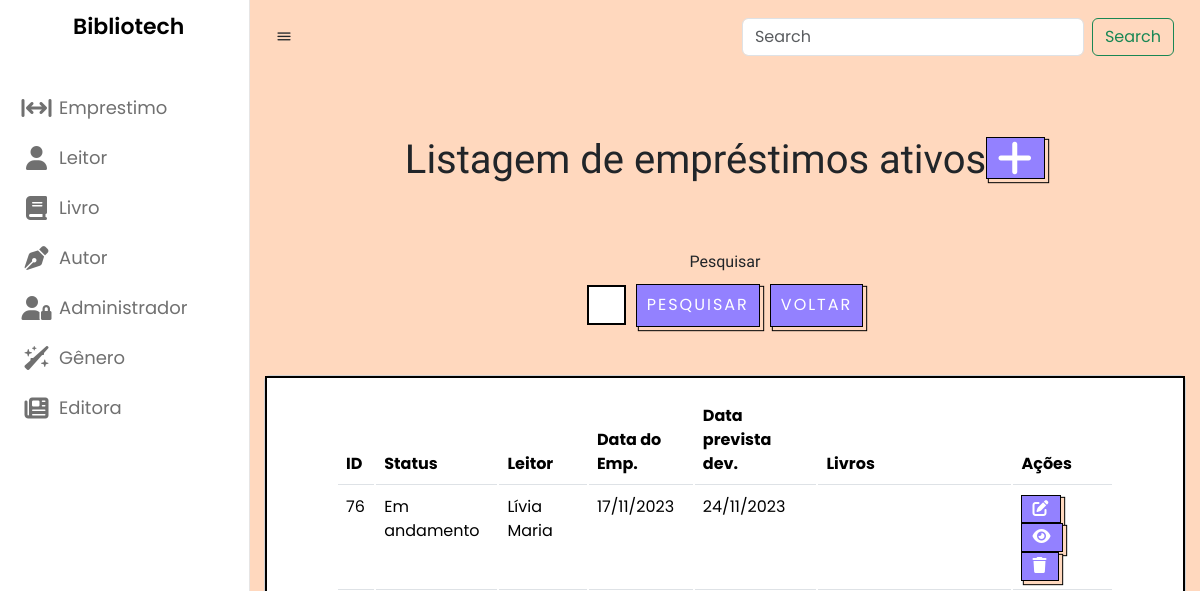
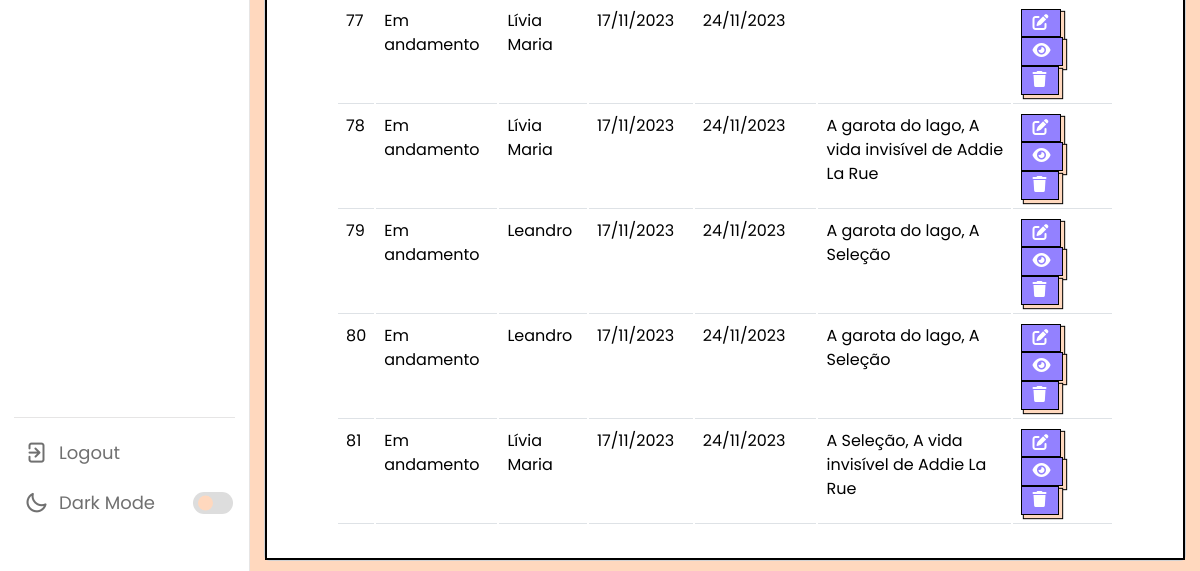
The page /listarEmprestimo.php on the database as committed earlier (2 pictures, top to bottom).
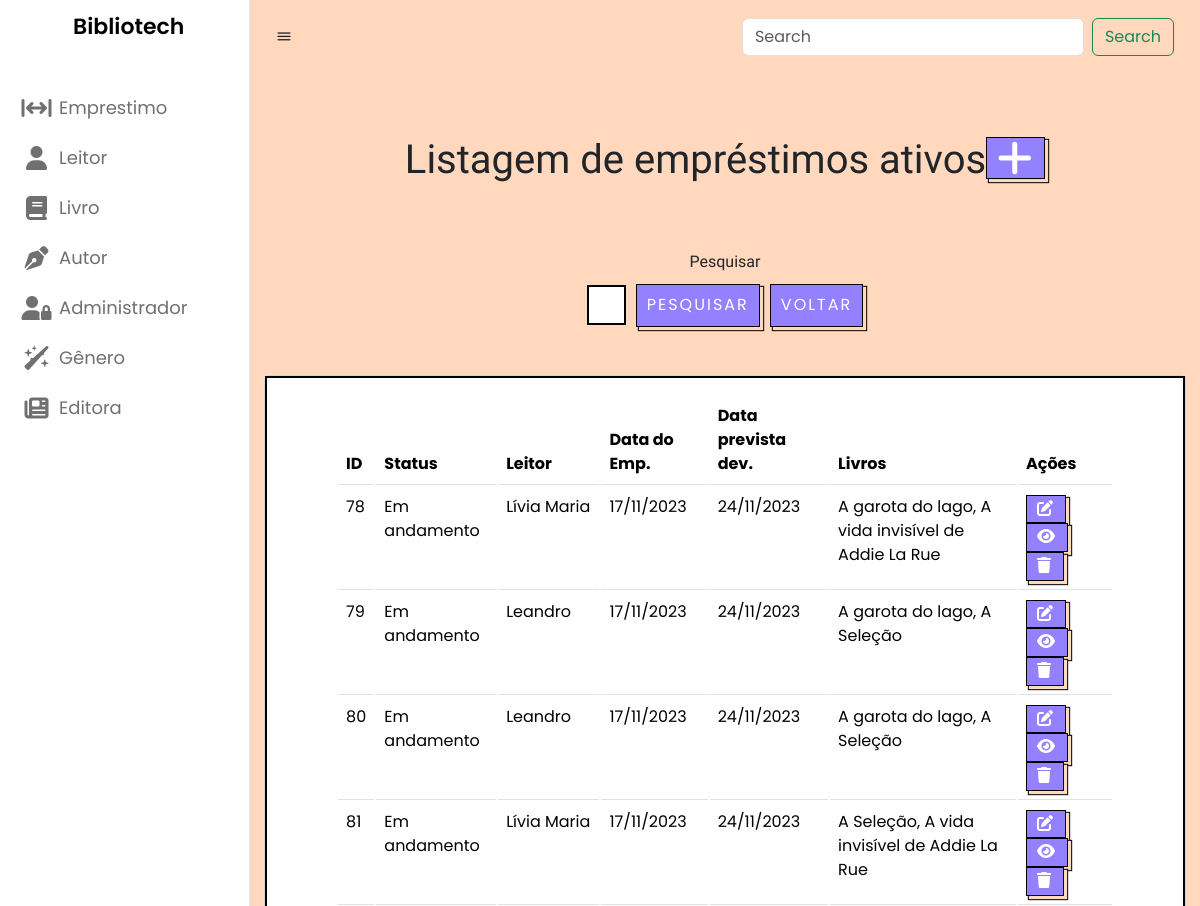
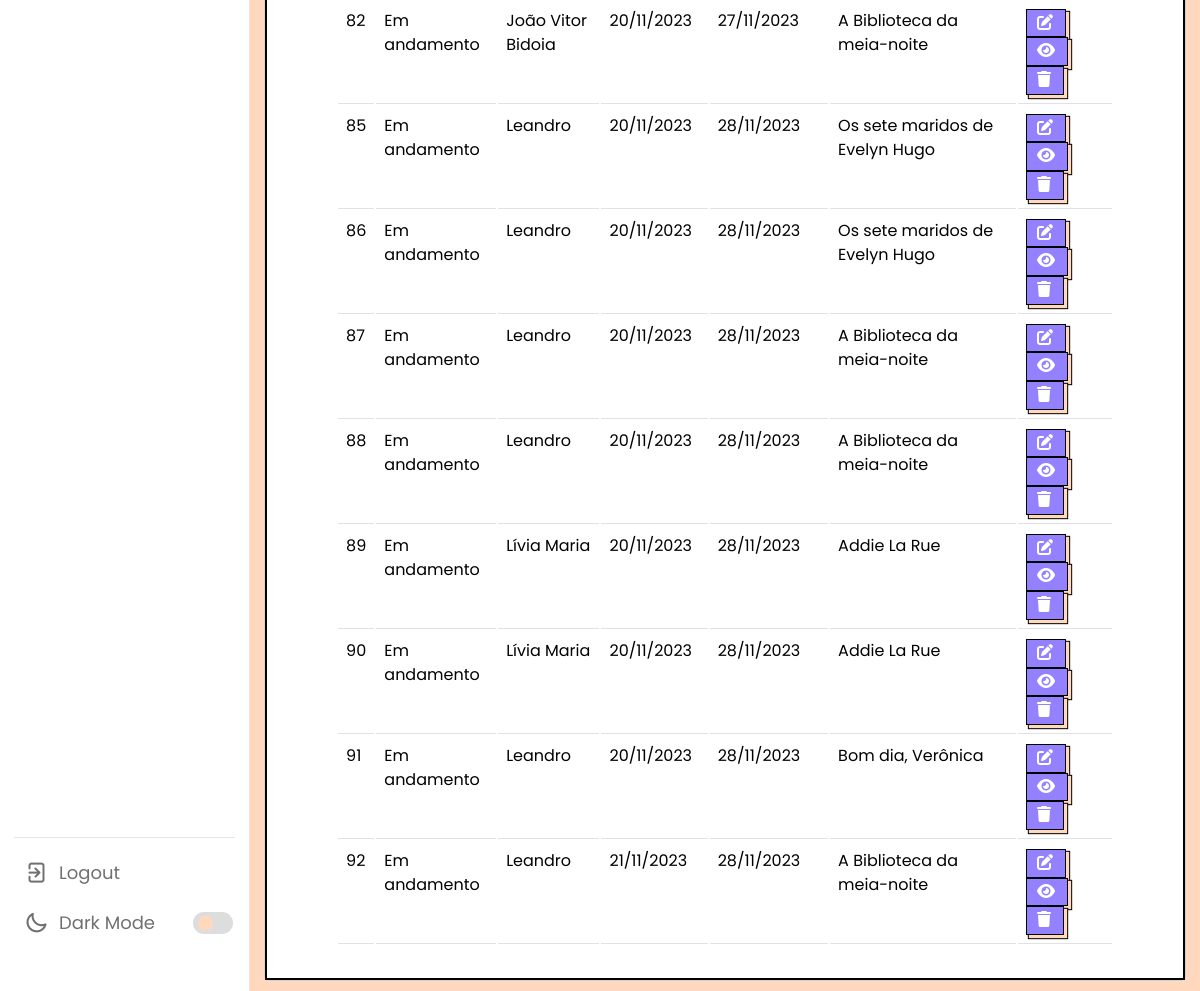
The same page on the database as committed later (2 pictures, top to bottom).
### tables this page shows
CREATE TABLE `emprestimo` (
  `id` int(11) NOT NULL,
  `statusEmprestimo` varchar(100) DEFAULT NULL,
  `dataEmprestimo` datetime DEFAULT current_timestamp(),
  `dataPrevistaDevolucao` date DEFAULT NULL,
  `idLeitor` int(11) DEFAULT NULL,
  `valorMulta` double DEFAULT NULL
);

CREATE TABLE `leitor` (
  `id` int(11) NOT NULL,
  `status` varchar(45) NOT NULL,
  `nome` varchar(100) NOT NULL,
  `telefone` varchar(15) NOT NULL,
  `endereco` varchar(100) NOT NULL,
  `dn` date NOT NULL,
  `cpf` varchar(14) NOT NULL,
  `email` varchar(100) NOT NULL,
  `senha` varchar(255) NOT NULL,
  `nomeResp` varchar(100) DEFAULT NULL,
  `cpfResp` varchar(14) DEFAULT NULL,
  `telResp` varchar(45) DEFAULT NULL
);

### listarEmprestimo.php (the view, shortened to what this page needs)
<?php
require_once("conexao.php");
$V_WHERE = "";
$sql = "SELECT emprestimo.id, leitor.nome as nomeLeitor, statusEmprestimo, dataEmprestimo, dataPrevistaDevolucao, valorMulta
        FROM emprestimo
        LEFT JOIN leitor ON emprestimo.idLeitor = leitor.id
        WHERE 1 = 1 AND statusEmprestimo = 'Em andamento'" . $V_WHERE;
$resultado = mysqli_query($conexao, $sql);
?>
<?php require_once("navbar.php"); ?>
<br><br><br>
<h1 class="titulo">Listagem de empréstimos ativos<a href="emprestimo.php" class="botao">
        <i class="fa-solid fa-plus"></i>
    </a></h1>
<br><br>
<center>
<form method="post">
        <label name="pesquisa" for="exampleFormControlInput1" class="titulo">Pesquisar</label>
        <div class="input-button-container">
            <input name="pesquisa" type="text" class="formcampo">
            <button name="pesquisar" stype="button" class="botaopesquisar">Pesquisar</button>
            <a href="listarLivros.php"><button name="voltar" stype="button" class="botaopesquisar">Voltar</button></a>
        </div>
        <br><br>
    </form>
</center>
<center>
    <div class="card cardlistar">
        <div class="card-body cardlistar2">
            <table class="table">
                <thead>
                    <tr>
                        <td scope="col"><b>ID</b></td>
                        <td scope="col"><b>Status</b></td>
                        <td scope="col"><b>Leitor</b></td>
                        <td scope="col"><b>Data do Emp.</b></td>
                        <td scope="col"><b>Data prevista dev.</b></td>
                        <td scope="col"><b>Livros</b></td>
                        <td scope="col"><b>Ações</b></td>
                    </tr>
                </thead>
                <tbody>
                    <?php while ($linha = mysqli_fetch_array($resultado)) { ?>
                        <tr>
                            <td>
                                <?= $linha['id'] ?>
                            </td>
                            <td>
                                <?= $linha['statusEmprestimo'] ?>
                            </td>
                            <td>
                                <?= $linha['nomeLeitor'] ?>
                            </td>
                            <td>
                                <?= date("d/m/Y", strtotime($linha['dataEmprestimo'])); ?>
                            </td>
                            <td>
                                <?= date("d/m/Y", strtotime($linha['dataPrevistaDevolucao'])) ?>
                            </td>
                            <td>
                                <?php
                                $idEmprestimo = $linha['id'];
                                $sqlLivros = "SELECT livro.titulo FROM itensdeemprestimo
                                            JOIN livro ON itensdeemprestimo.idLivro = livro.id
                                            WHERE itensdeemprestimo.idEmprestimo = $idEmprestimo";
                                $resultadoLivros = mysqli_query($conexao, $sqlLivros);
                                $titulosLivros = array();
                                while ($linhaLivro = mysqli_fetch_array($resultadoLivros)) {
                                    $titulosLivros[] = $linhaLivro['titulo'];
                                }
                                echo implode(', ', $titulosLivros);
                                ?>
                            </td>
                            <td>
                                <a style="margin-right: 8px;" href="alterarEmprestimo.php? id=<?= $linha['id'] ?>"
                                    class="botao">
                                    <i class="fa-solid fa-pen-to-square"></i></a>
                                <a data-bs-toggle="modal" data-bs-target="#exampleModal_<?= $linha['id'] ?>"
                                    style="margin-right: 8px;" name="info" class="botao">
                                    <i class="fa-solid fa-eye"></i>
                                </a>
                                <a href="listarEmprestimo.php? id=<?= $linha['id'] ?>" class="botao"
                                    onclick="return confirm('Deseja mesmo excluir o cadastro?')">
                                    <i class="fa-sharp fa-solid fa-trash"></i> </a>
                            </td>
                        </tr>
                    <?php } ?>
                </tbody>
            </table>
        </div>
    </div>
</center>
</section>
</body>
</html>

### navbar.php (shortened to what this page needs)
<!DOCTYPE html>
<html lang="pt-br">
<head>
    <link rel="stylesheet" href="css/style.css">
    <link rel="stylesheet" href="css/cadastrar.css">
    <link rel="stylesheet" href="css/bootstrap.css">
    <link rel="stylesheet" href="https://unicons.iconscout.com/release/v4.0.0/css/line.css">
</head>
<body>
    <nav>
        <div class="logo-name">
            <span class="logo_name">Bibliotech</span>
        </div>
        <div class="menu-items">
            <ul class="nav-links">
            <?php require_once('sidebar.php')  ?>
            </ul>
            <ul class="logout-mode">
                <li><a href="#">
                        <i class="uil uil-signout"></i>
                        <span class="link-name">Logout</span>
                    </a></li>
                <li class="mode">
                    <a href="#">
                        <i class="uil uil-moon"></i>
                        <span class="link-name">Dark Mode</span>
                    </a>
                    <div class="mode-toggle">
                        <span class="switch"></span>
                    </div>
                </li>
            </ul>
        </div>
    </nav>
    <section class="dashboard">
        <div class="navbar bg-body-tertiary">
            <div class="container-fluid">
                <i class="uil uil-bars sidebar-toggle"></i>
                <form class="d-flex" role="search">
                    <input class="form-control me-2" type="search" placeholder="Search" aria-label="Search">
                    <button class="btn btn-outline-success" type="submit">Search</button>
                </form>
            </div>
        </div>

### sidebar.php (shortened to what this page needs)
<li><a class="emprestimo-btn">
        <i class="fa-solid fa-arrows-left-right-to-line"></i><span class="link-name">Emprestimo</span></a>
</li>
<li><a class="leitor-btn">
        <i class="fa-solid fa-user"></i><span class="link-name">Leitor</span></a>
</li>
<li><a class="livro-btn">
        <i class="fa-solid fa-book"></i><span class="link-name">Livro</span></a>
</li>
<li><a class="autor-btn">
        <i class="fa-solid fa-pen-nib"></i><span class="link-name">Autor</span></a>
</li>
<li><a class="administrador-btn">
        <i class="fa-solid fa-user-lock"></i><span class="link-name">Administrador</span></a>
</li>
<li><a class="genero-btn">
        <i class="fa-solid fa-wand-sparkles"></i><span class="link-name">Gênero</span></a>
</li>
<li><a class="editora-btn">
        <i class="fa-solid fa-newspaper"></i><span class="link-name">Editora</span></a>
</li>

### css/style.css (style rules this page uses)
* { margin: 0; padding: 0; box-sizing: border-box; font-family: 'Poppins', sans-serif; }
:root { --primary-color: #9381ff; --panel-color: #ffd8be; --text-color: #000; --black-light-color: #707070; --border-color: #e6e5e5; --toggle-color: #DDD; --box1-color: #4DA3FF; --box2-color: #FFE6AC; --box3-color: #E7D1FC; --index-i: #9381ff; --title-icon-color: #fff; --nav-color: white; --tran-05: all 0.5s ease; --tran-03: all 0.3s ease; --tran-03: all 0.2s ease; }
body { min-height: 100vh; background-color: var(--primary-color); }
nav { position: fixed; top: 0; left: 0; height: 100%; width: 250px; padding: 10px 14px; background-color: var(--nav-color); border-right: 1px solid var(--border-color); transition: var(--tran-05); }
nav .logo-name { display: flex; align-items: center; }
nav .logo-name .logo_name { font-size: 22px; font-weight: 600; color: var(--text-color); margin-left: 14px; transition: var(--tran-05); }
nav .menu-items { margin-top: 40px; height: calc(100% - 90px); display: flex; flex-direction: column; justify-content: space-between; }
.menu-items li { list-style: none; }
.menu-items li a { display: flex; align-items: center; height: 50px; text-decoration: none; position: relative; }
.menu-items li a i { font-size: 24px; min-width: 45px; height: 100%; display: flex; align-items: center; justify-content: center; color: var(--black-light-color); }
.menu-items li a .link-name { font-size: 18px; font-weight: 400; color: var(--black-light-color); transition: var(--tran-05); }
.menu-items .logout-mode { padding-top: 10px; border-top: 1px solid var(--border-color); }
.menu-items .mode { display: flex; align-items: center; white-space: nowrap; }
.menu-items .mode-toggle { position: absolute; right: 14px; height: 50px; min-width: 45px; display: flex; align-items: center; justify-content: center; cursor: pointer; }
.mode-toggle .switch { position: relative; display: inline-block; height: 22px; width: 40px; border-radius: 25px; background-color: var(--toggle-color); }
.switch:before { content: ""; position: absolute; left: 5px; top: 50%; transform: translateY(-50%); height: 15px; width: 15px; background-color: var(--panel-color); border-radius: 50%; transition: var(--tran-03); }
.dashboard { position: relative; left: 250px; background-color: var(--panel-color); min-height: 100vh; width: calc(100% - 250px); padding: 10px 14px; transition: var(--tran-05); }
table tbody td { height: 2.8rem; color: #000000; }
table tbody tr:last-child td { border: 2; }
nav ul { list-style: none; }
nav ul li { line-height: 60px; }
.formcampo { border: 2px solid black; display: block; width: 30%; padding: 0.375rem 0.75rem; font-size: 1rem; font-weight: 400; line-height: 1.5; flex: 1; }
.input-button-container { display: flex; align-items: center; width: 30%; }

### css/cadastrar.css (style rules this page uses)
.titulo { padding-bottom: 10px; text-align: center; font-family: Fjalla One; }
.botao { background-color: #9381ff; border: 1px solid black; box-shadow: 3px 3px 1px #ffd8be, 3px 3px 1px 1px black; color: #fff; cursor: pointer; display: inline-block; letter-spacing: 2px; line-height: 20pt; margin: 0 auto; outline: none; padding: 0 10px; text-transform: uppercase; transition: .2 all ease-in-out; }
.botaopesquisar { background-color: #9381ff; border: 1px solid black; box-shadow: 3px 3px 1px #ffd8be, 3px 3px 1px 1px black; color: #fff; cursor: pointer; display: inline-block; letter-spacing: 2px; line-height: 20pt; margin: 0 auto; outline: none; padding: 7px 10px; text-transform: uppercase; transition: .2 all ease-in-out; margin-left: 10px; }

Rows that differ between the two databases and show on the page:
removed emprestimo: id "76", statusEmprestimo "Em andamento", idLeitor.nome "Lívia Maria", dataEmprestimo "17/11/2023", dataPrevistaDevolucao "24/11/2023"
removed emprestimo: id "77", statusEmprestimo "Em andamento", idLeitor.nome "Lívia Maria", dataEmprestimo "17/11/2023", dataPrevistaDevolucao "24/11/2023"
added emprestimo: id "82", statusEmprestimo "Em andamento", idLeitor.nome "João Vitor Bidoia", dataEmprestimo "20/11/2023", dataPrevistaDevolucao "27/11/2023", titulosLivros "A Biblioteca da meia-noite"
added emprestimo: id "85", statusEmprestimo "Em andamento", idLeitor.nome "Leandro", dataEmprestimo "20/11/2023", dataPrevistaDevolucao "28/11/2023", titulosLivros "Os sete maridos de Evelyn Hugo"
added emprestimo: id "86", statusEmprestimo "Em andamento", idLeitor.nome "Leandro", dataEmprestimo "20/11/2023", dataPrevistaDevolucao "28/11/2023", titulosLivros "Os sete maridos de Evelyn Hugo"
added emprestimo: id "87", statusEmprestimo "Em andamento", idLeitor.nome "Leandro", dataEmprestimo "20/11/2023", dataPrevistaDevolucao "28/11/2023", titulosLivros "A Biblioteca da meia-noite"
added emprestimo: id "88", statusEmprestimo "Em andamento", idLeitor.nome "Leandro", dataEmprestimo "20/11/2023", dataPrevistaDevolucao "28/11/2023", titulosLivros "A Biblioteca da meia-noite"
added emprestimo: id "89", statusEmprestimo "Em andamento", idLeitor.nome "Lívia Maria", dataEmprestimo "20/11/2023", dataPrevistaDevolucao "28/11/2023", titulosLivros "Addie La Rue"
added emprestimo: id "90", statusEmprestimo "Em andamento", idLeitor.nome "Lívia Maria", dataEmprestimo "20/11/2023", dataPrevistaDevolucao "28/11/2023", titulosLivros "Addie La Rue"
added emprestimo: id "91", statusEmprestimo "Em andamento", idLeitor.nome "Leandro", dataEmprestimo "20/11/2023", dataPrevistaDevolucao "28/11/2023", titulosLivros "Bom dia, Verônica"
added emprestimo: id "92", statusEmprestimo "Em andamento", idLeitor.nome "Leandro", dataEmprestimo "21/11/2023", dataPrevistaDevolucao "28/11/2023", titulosLivros "A Biblioteca da meia-noite"
